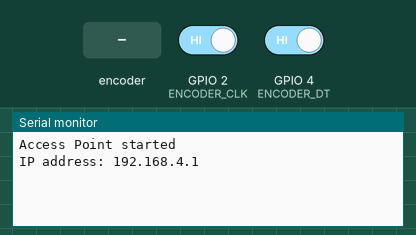
Simulated run of this sketch. Board: ESP32. Shown: the last lines printed to the serial monitor. Inputs (shaded band) come from the test bench; at power-on: GPIO 2 (ENCODER_CLK) HIGH, GPIO 4 (ENCODER_DT) HIGH.

Above: at 1.2 s.
1.3 s: rotary encoder on GPIO 2 (ENCODER_CLK) / GPIO 4 (ENCODER_DT) turned 1 step (first pin leading)
At 2.5 s:
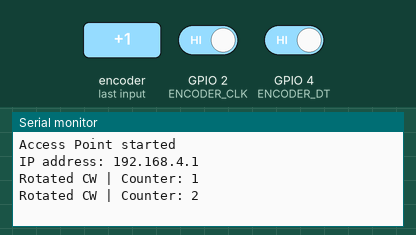
3.0 s: rotary encoder on GPIO 2 (ENCODER_CLK) / GPIO 4 (ENCODER_DT) turned 2 steps (second pin leading)
At 3.7 s:
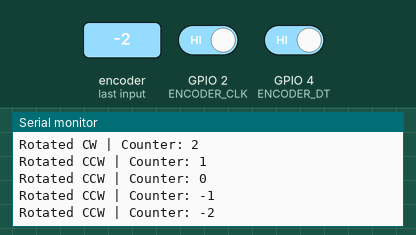
Timing chart, 0 to 6.0 s (numbered marks = the images above; inputs shaded):
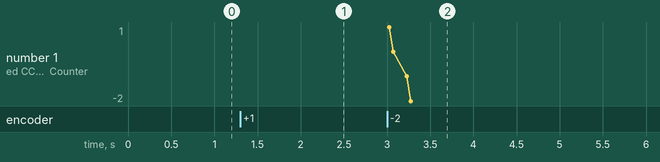

The sketch:

UlrikenEncoderESP32.ino
```cpp
#include <WiFi.h>
#include <WebServer.h>

// === Rotary Encoder ===
#define ENCODER_CLK 2
#define ENCODER_DT  4

int lastClkState;
volatile int counter = 0;

// === Wi-Fi AP credentials ===
const char* ssid = "Ulriken";
const char* password = "Hemmelig";

// === Create web server on port 80 ===
WebServer server(80);

// === Handle GET /counter ===
void handleCounter() {
  String json = "{\"counter\": " + String(counter) + "}";
  server.send(200, "application/json", json);
}

void setup() {
  Serial.begin(115200);

  // Rotary encoder pin setup
  pinMode(ENCODER_CLK, INPUT_PULLUP);
  pinMode(ENCODER_DT, INPUT_PULLUP);
  lastClkState = digitalRead(ENCODER_CLK);

  // Set up Wi-Fi AP
  WiFi.softAP(ssid, password);
  Serial.println("Access Point started");
  Serial.println("IP address: " + WiFi.softAPIP().toString());

  // REST API route
  server.on("/counter", HTTP_GET, handleCounter);
  server.begin();
}

void loop() {
  // Rotary encoder logic
  int clkState = digitalRead(ENCODER_CLK);
  int dtState = digitalRead(ENCODER_DT);

  if (clkState != lastClkState) {
    if (dtState != clkState) {
      counter++;
      Serial.println("Rotated CW | Counter: " + String(counter));
    } else {
      counter--;
      Serial.println("Rotated CCW | Counter: " + String(counter));
    }
  }
  lastClkState = clkState;

  // Handle incoming HTTP requests
  server.handleClient();

  delay(1);
}
```

Measured:
- after the input at 1.3 s, the serial monitor: prints a new line at once (image 1)
- after the input at 3.0 s, the serial monitor: prints a new line at once (image 2)
